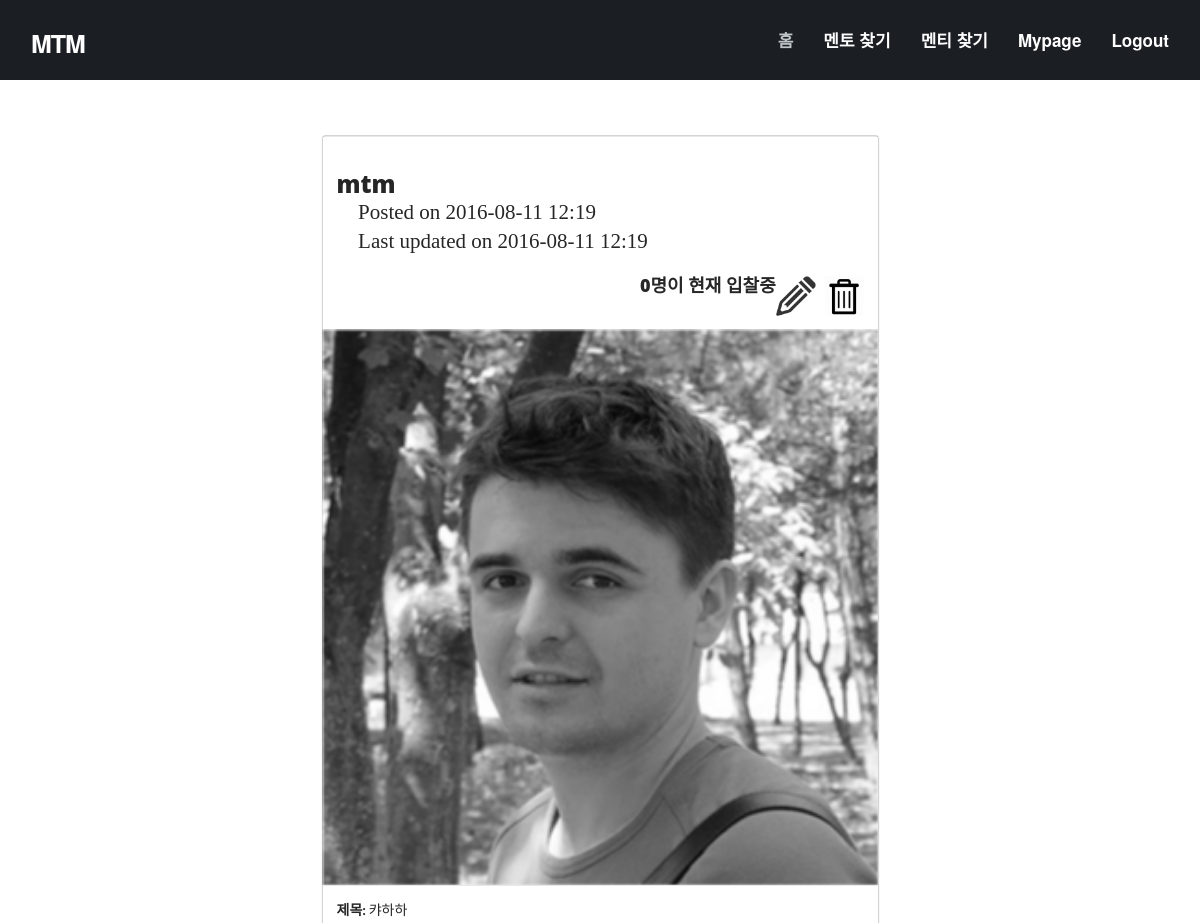
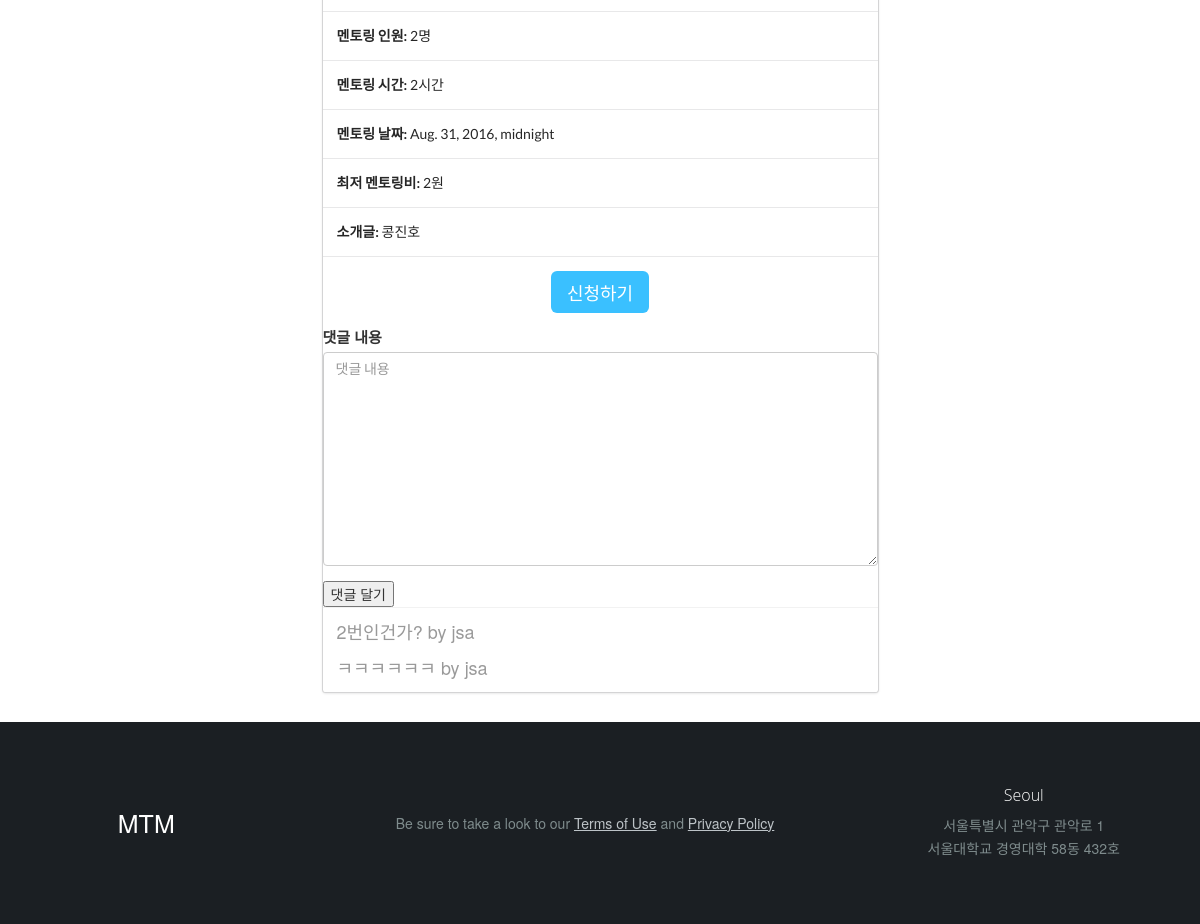
The page /mentoring/mentor/8/ (signed in) on the database its author committed (2 pictures, top to bottom).
### mentoring/models.py (models this page shows, shortened)
class Post_By_Mentor(models.Model):
    title = models.CharField(max_length=300, verbose_name='제목')
    created_at = models.DateTimeField(auto_now_add=True)
    updated_at = models.DateTimeField(auto_now=True)
    author = models.ForeignKey(settings.AUTH_USER_MODEL,on_delete=models.CASCADE)
    capacity = models.IntegerField(default=0,verbose_name='멘토링 인원')
    hours = models.IntegerField(default=0,verbose_name='멘토링 시간')
    date = models.DateTimeField(default='yyyy-mm-dd 형식으로 써주세요.',verbose_name='멘토링 날짜')
    lowest_price = models.IntegerField(default=0,verbose_name='최저 멘토링비')
    like_count = models.IntegerField(default=0, verbose_name='좋아요 수')
    intro = models.TextField(max_length=300, verbose_name='기타 소개')
    photo1 = models.ImageField()
    photo2 = models.ImageField(blank=True)
    photo3 = models.ImageField(blank=True)

class Comment(models.Model):
    post = models.ForeignKey(Post_By_Mentor)
    author = models.ForeignKey(settings.AUTH_USER_MODEL)
    content = models.TextField(max_length=300,verbose_name='댓글 내용')
    secret = models.BooleanField(default=False)
    created_at = models.DateTimeField(auto_now_add=True)
    updated_at = models.DateTimeField(auto_now=True)

### mentoring/views.py (the view, shortened to what this page needs)
# urls.py: url(r'^mentor/(?P<pk>\d+)/$', views.post_by_mentor_detail, name='post_by_mentor_detail'),
def post_by_mentor_detail(request, pk):
    post_by_mentor = get_object_or_404(Post_By_Mentor, pk=pk)
    bid_by_mentee = Bid_By_Mentee.objects.filter(post_by_mentor=pk).count()
    comment_list = Comment.objects.filter(post=post_by_mentor)
    if request.user.is_authenticated():
        if request.method == "POST":
            form = CommentForm(request.POST)
            if form.is_valid():
                comment = form.save(commit=False)
                comment.post = post_by_mentor
                comment.author = request.user
                comment.save()
                return redirect(post_by_mentor)
        else:
            form = CommentForm()
        return render(request, 'mentoring/post_by_mentor_detail.html', {
            'post_by_mentor' : post_by_mentor,
            'bid_by_mentee' : bid_by_mentee,
            'form' : form,
            'comment_list' : comment_list,
        })

### mentoring/forms.py
class CommentForm(forms.ModelForm):
    class Meta:
        model = Comment
        fields = ['content', 'secret']

### mentoring/templates/mentoring/post_by_mentor_detail.html (shortened to what this page needs)
{% extends 'mentoring/base.html' %}
{% load bootstrap3 %}
{% load staticfiles %}
{% block content %}
<div class="container">
      <div class="row">
        <div class="col-xs-12 col-sm-12 col-md-6 col-lg-6 col-xs-offset-0 col-sm-offset-0 col-md-offset-3 col-lg-offset-3 toppad" >
        <div class="card" style="margin-top: 10%;">
          <div class="card-content">
          <div class="card-header"> <h3>{{post_by_mentor.author}}
          <p class = "lead">
                <i class="fa fa-clock-o"> Posted on {{post_by_mentor.created_at|date:'Y-m-d H:i'}}</i><br>
                <i class="fa fa-refresh"> Last updated on {{post_by_mentor.updated_at|date:'Y-m-d H:i'}}</i>
            </p>
          {% if post_by_mentor.author == user %}
            <h2>
            <span class="dropdown btn-group pull-right">
                <a href='{% url 'mentoring:post_by_mentor_edit' post_by_mentor.pk %}'><img src="{% static 'img/edit.png' %}" style="width: 40px;" id="edit"></a>
                <a href='{% url 'mentoring:post_by_mentor_delete' post_by_mentor.pk %}'><img src="{% static 'img/delete.png' %}" style="width: 40px;" id="delete"></a>
            </span>
            </h2>
            {% endif %}</h3>
            <h4 align="right">{{bid_by_mentee}}명이 현재 입찰중</h4> </div>
          </div>
          <div class="card-image">
            <img src="{{post_by_mentor.photo1.url}}">
          </div>
          <div class="card-content">
            <div class="card-header"><strong>제목:</strong> {{post_by_mentor.title}} </div>
          </div>
          <div class="card-content">
            <div class="card-header"><strong>멘토링 인원:</strong> {{post_by_mentor.capacity}}명 </div>
          </div>
          <div class="card-content">
            <div class="card-header"><strong>멘토링 시간:</strong> {{post_by_mentor.hours}}시간 </div>
          </div>
          <div class="card-content">
            <div class="card-header"><strong>멘토링 날짜:</strong> {{post_by_mentor.date}} </div>
          </div>
          <div class="card-content">
            <div class="card-header"><strong>최저 멘토링비:</strong> {{post_by_mentor.lowest_price}}원 </div>
          </div>
          <div class="card-content">
            <div class="card-header"><strong>소개글:</strong> {{post_by_mentor.intro}} </div>
          </div>
          <div class="card-content">
          <form method="POST" enctype="multipart/form-data" class="text-center">
                 <button type="submit" class="btn btn-primary btn-lg" onclick="window.open('bid/new','win','width=650,height=400')";>신청하기
                 </button>
          </form>
          </div>
          <div>
            <form method="POST">
                {% bootstrap_field form.content %}
                <input type='submit' value='댓글 달기'/>
            </form>
          </div>
          <div class="card-extra card-content">
            {% for comment in comment_list %}
                <p>{{comment.content}} by {{comment.author}}
                </p>
            {% endfor %}
          </div>
        </div>
        </div>
      </div>
      </div>
{% endblock %}

### mtm/static/css/style.css (style rules this page uses)
body { color: #34495e; font-family: "Helvetica Neue", Helvetica, Arial, sans-serif; font-size: 14px; line-height: 1.231; }
input, button, select, textarea { font-family: "Helvetica Neue", Helvetica, Arial, sans-serif; font-size: 14px; }
a { color: #16a085; text-decoration: none; -webkit-transition: 0.25s; -moz-transition: 0.25s; -o-transition: 0.25s; transition: 0.25s; }
h2, .h2 { font-size: 41px ; }
h3, .h3 { font-size: 32px ; }
h4, .h4 { font-size: 23px ; }
h1, .h1, h2, .h2, h3, .h3, h4, .h4, h5, .h5, h6, .h6 { line-height: 1.2em; }
h2 { font-weight: 700; margin-bottom: 2px; }
h3 { font-weight: 700; margin-bottom: 4px; margin-top: 2px; }
h4 { font-weight: 500; margin-top: 4px; }
p { font-size: 18.004px; line-height: 1.722169; }
.lead { font-size: 28px; line-height: 1.4642745000000001; font-weight: 300; margin-bottom: 20px; }
body { overflow-x: hidden; color: #7f8c8d; line-height: 1.29; }
.btn { -webkit-border-radius: 6px; -moz-border-radius: 6px; border-radius: 6px; line-height: 22px; -webkit-transition: 0.25s; -moz-transition: 0.25s; -o-transition: 0.25s; transition: 0.25s; }
textarea, input[type="text"], input[type="password"], input[type="datetime"], input[type="datetime-local"], input[type="date"], input[type="month"], input[type="time"], input[type="week"], input[type="number"], input[type="email"], input[type="url"], input[type="search"], input[type="tel"], input[type="color"], .uneditable-input { outline: none; }
.form-group { margin-bottom: 10px; }
label { line-height: 20px; }
h4, h5, h6 { margin-top: 10px; margin-bottom: 10px; }
p { margin-bottom: 10px; }
img { width: auto\9; height: auto; max-width: 100%; vertical-align: middle; border: 0; -ms-interpolation-mode: bicubic; }
h1, .h1, h2, .h2, h3, .h3, h4, .h4, h5, .h5, h6, .h6 { font-family: "Helvetica Neue", Helvetica, Arial, sans-serif; color: #2c3e50; }
h3 { font-weight: normal; }
img { -webkit-backface-visibility: hidden; }
textarea, input[type="text"], input[type="password"], input[type="datetime"], input[type="datetime-local"], input[type="date"], input[type="month"], input[type="time"], input[type="week"], input[type="number"], input[type="email"], input[type="url"], input[type="search"], input[type="tel"], input[type="color"], .uneditable-input { font-family: "Helvetica Neue", Helvetica, Arial, sans-serif; font-size: 16px; font-weight: normal; color: #7f8c8d; }
.container { position: relative; z-index: 2; }

### rows shown on the page
Post_By_Mentor: author "mtm", created_at "2016-08-11 12:19", updated_at "2016-08-11 12:19", photo1 (picture), title "캬하하", capacity "2", hours "2", date "Aug. 31, 2016, midnight", lowest_price "2", intro "콩진호"
Comment: content "2번인건가?", author "jsa"
Comment: content "ㅋㅋㅋㅋㅋㅋ", author "jsa"

### other values the page prints
{{ bid_by_mentee }} "0"
